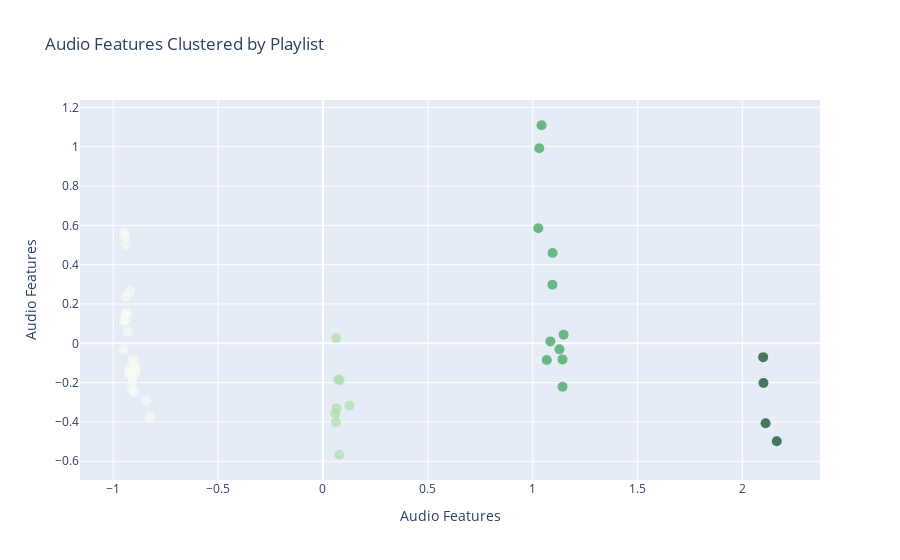

Notebook source saved alongside this figure:
### Markdown cell above
### Using Plotly

### Code cell
# Perform PCA to reduce dimensionality to 2 components
pca = PCA(n_components=2)
features_pca = pca.fit_transform(features_with_playlist.drop('playlist_name', axis=1)) # Drop playlist_name for PCA

# Create a figure
fig = go.Figure()

# Plot the clusters
fig.add_trace(go.Scatter(x=features_pca[:, 0], y=features_pca[:, 1], mode='markers',
                         marker=dict(color=labels, colorscale='Greens', opacity=0.7, size=10),
                         text=features_with_playlist['playlist_name'],  # Set text to playlist_name
                         showlegend=False))

# Customize plot
fig.update_layout(
    title='Audio Features Clustered by Playlist', 
    xaxis_title='Audio Features', 
    yaxis_title='Audio Features'#, 
    #plot_bgcolor='black',
    #paper_bgcolor='lightgrey',
    #font=dict(color='white')
)

# Show the figure
fig.show()

### Figure 1 — Plotly figure (JSON) as saved in the notebook; plotly's stock layout.template omitted (floating-point values rounded to 4 significant figures)
{"data": [{"marker": {"color": [2, 0, 2, 0, 1, 3, 0, 2, 1, 0, 1, 0, 2, 0, 3, 3, 0, 2, 0, 0, 1, 2, 0, 0, 0, 0, 1, 0, 0, 2, 0, 0, 2, 1, 0, 2, 0, 3, 2, 0, 1, 0, 0, 1, 2, 0], "colorscale": [[0, "rgb(247,252,245)"], [0.125, "rgb(229,245,224)"], [0.25, "rgb(199,233,192)"], [0.375, "rgb(161,217,155)"], [0.5, "rgb(116,196,118)"], [0.625, "rgb(65,171,93)"], [0.75, "rgb(35,139,69)"], [0.875, "rgb(0,109,44)"], [1, "rgb(0,68,27)"]], "opacity": 0.7, "size": 10}, "mode": "markers", "showlegend": false, "text": ["Viral 50 - USA", "Viral 50 - Global", "Top 50 - USA", "Top 50 - Global", "sad hour", "Westside Story", "New Noise", "Alternative Hip-Hop", "Fuego #052 - Regina's Fan Mixtape", "Pop Rising", "Gulf & Western", "ALT NOW", "Country Rocks", "Alternative Beats", "Baila Reggaeton", "African Heat", "Fresh Finds Country", "The Scene", "All New Rock", "Hot Hits USA", "Chill Pop", "RapCaviar", "Viva Latino", "New Pop Picks", "Hot Country", "Signed XOXO", "Front Page Indie", "it's alt good", "Today's Indie Rock", "mint", "K-Pop Rising", "RNB X", "New Joints", "Yalla ", "Soak Up The Sun", "Feelin' Myself", "The New Alt", "Fuego", "Dance Rising", "CST", "Spring Pop 🌸", "K-Pop ON! (온)", "MARROW", "bossa pop", "Homegrown + Heavy", "Billboard Hot 100"], "type": "scatter", "x": [1.085, -0.8933, 1.067, -0.9113, 0.06193, 2.164, -0.942, 1.128, 0.1264, -0.9264, 0.05845, -0.94, 1.027, -0.9193, 2.101, 2.111, -0.9524, 1.031, -0.9485, -0.9103, 0.06459, 1.142, -0.899, -0.9228, -0.9482, -0.8433, 0.06274, -0.9348, -0.942, 1.094, -0.9069, -0.9069, 1.147, 0.07904, -0.9319, 1.143, -0.9396, 2.099, 1.095, -0.8249, 0.07331, -0.8998, -0.9414, 0.07836, 1.042, -0.8959], "y": [0.00973, -0.1289, -0.08522, -0.2331, -0.4014, -0.4978, 0.5446, -0.03075, -0.3163, -0.1558, -0.3575, 0.1479, 0.5849, 0.2665, -0.2022, -0.4064, -0.03186, 0.9926, 0.5638, -0.1651, -0.3297, -0.08187, -0.2476, -0.1328, 0.1135, -0.2892, 0.02742, 0.1525, 0.1186, 0.2982, -0.08425, -0.1904, 0.04314, -0.1882, 0.05982, -0.221, 0.2364, -0.07027, 0.4597, -0.3755, -0.1834, -0.1086, 0.5029, -0.5668, 1.109, -0.1493]}], "layout": {"autosize": true, "title": {"text": "Audio Features Clustered by Playlist"}, "xaxis": {"autorange": true, "range": [-1.152, 2.363], "title": {"text": "Audio Features"}, "type": "linear"}, "yaxis": {"autorange": true, "range": [-0.7378, 1.28], "title": {"text": "Audio Features"}, "type": "linear"}}}
